Frame 1 (no input): blank canvas, image omitted
Frame 60 (the mouse pressed at the canvas centre just before this capture): blank canvas, image omitted
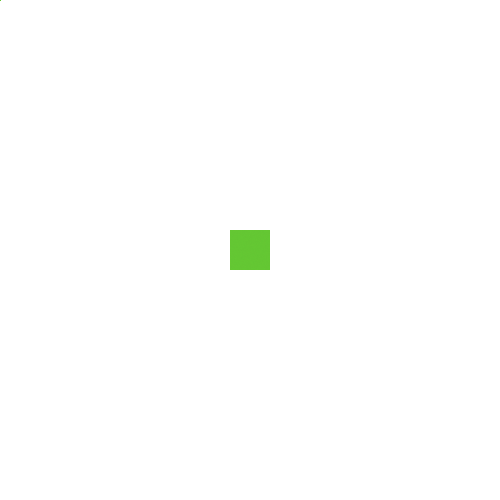
Frame 120 (the mouse held since frame 60 and released just before this capture)

The Processing sketch whose frames 1 and 60 were blank and that drew this single picture after the mouse press (run headless with seeded random() and noise(); from frame 60 on, the mouse is pressed at the canvas centre):

// Processing sketch: brush
// ── brush.pde
boolean pressed = false;
boolean active = false;
float xpos = 0;
float ypos = 0;
float brushVelocity = 0;
float brushRange = 10;
float transparency = 10;
color c = color(100, 200, 50, 100);

float[] xbristles = new float[400];
float[] ybristles = new float[400];

void setup() {
  size(500, 500);
  background(255);
  stroke(c);
}

void draw() {
  transparency *= .99;
  c = color(100, 200,  50, transparency);
  //stroke(c);
  brushVelocity = sqrt(pow(mouseX - xpos, 2) + 
                       pow(mouseY - ypos, 2));
  if(brushVelocity >= 5)
    brushRange *= .9;
  else {
    brushRange *= 1.01;
    if(brushRange > 20)
      brushRange = 20;
  }
  if(pressed && active) {
    //executes when the mouse is already pressed
    for(int i = 0; i < 400; i++) {
      xpos = random(mouseX - brushRange, mouseX + brushRange);
      ypos = random(mouseY - brushRange, mouseY + brushRange);
      line(xbristles[i], ybristles[i], xpos, ypos);
      xbristles[i] = xpos;
      ybristles[i] = ypos;
    }
  }
  else if(pressed) {
    //executes if the mouse has just been pressed
    for(int i = 0; i < 400; i++) {
      xpos = random(mouseX - brushRange, mouseX + brushRange);
      ypos = random(mouseY - brushRange, mouseY + brushRange);
      point(xbristles[i], ybristles[i]);
      xbristles[i] = xpos;
      ybristles[i] = ypos;
    }
    active = true;
  }
  xpos = mouseX;
  ypos = mouseY;
}

void mousePressed() {
  pressed = true;
}

void mouseReleased() {
  pressed = false;
  active = false;
  transparency = 10;
  brushRange = 10;
}
